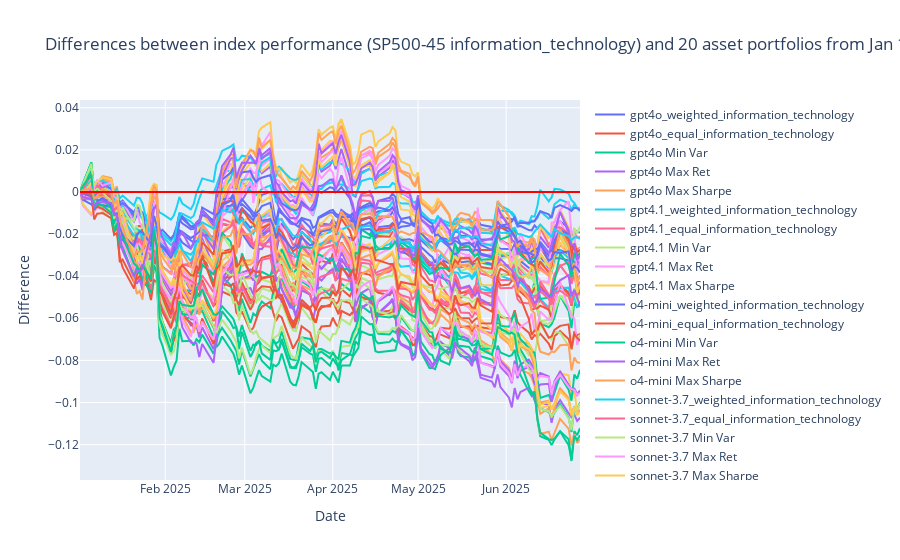

Notebook cell for this chart:
### Markdown cell above
The table above is used to compose the Table 5.2 with portfolio performances based on out-of-sample cumulative returns.

### Code cell
outsample_data_diff_comp = cumulative_returns_diff_comp.loc[outsample_startdate:outsample_enddate]

fig = go.Figure()

for column in outsample_data_diff_comp.columns:
    fig.add_trace(go.Scatter(x=outsample_data_diff_comp.index.sort_values(),
                                y=outsample_data_diff_comp[column],
                                mode='lines',
                                name=column))
    

fig.add_trace(go.Scatter(x=outsample_data.index.sort_values(),
                            y=np.array([0] * len(outsample_data)),
                            mode='lines',
                            name='Zero Line',
                            line=dict(width=2, color='red')))

num_asset = len(df_sector)
fig.update_layout(
    title=f'Differences between index performance ({full_ticker} {sector_name}) and {num_asset} asset portfolios from Jan 1 to Jun 30',
    xaxis_title='Date',
    yaxis_title='Difference',
    hovermode="x unified"
)

fig.show()
